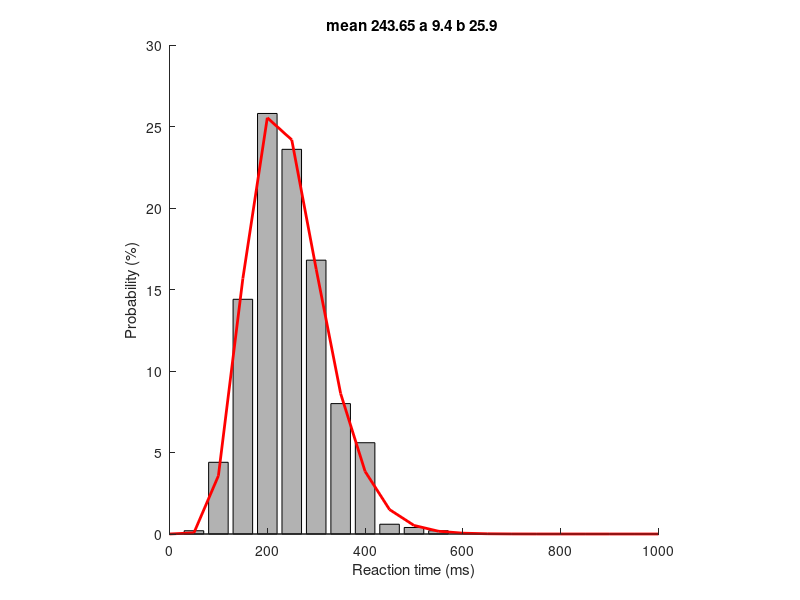
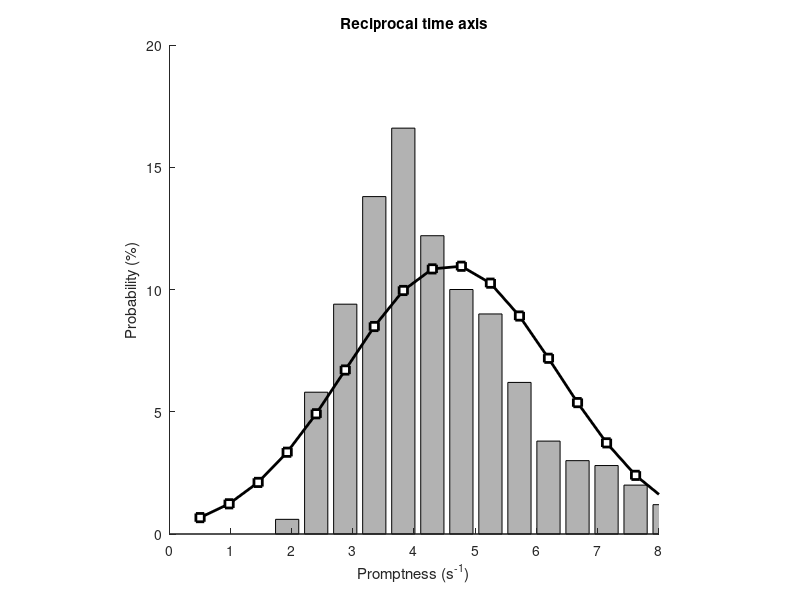

Recreate these plots in MATLAB, in order.
% testsim_gamma_dist_RT
% Concerning reaction times
% The mean of the gamma distribution with parameters a (shape) and b (scale) is "ab". The variance is ab^2.
% http://en.wikipedia.org/wiki/Gamma_distribution

mu = 250; % mean RT ms
sd = 50; % ms
bins =  0:50:1000; % reaction time bins (ms)

% rt = normrnd(mu,sd,[500,1]); % normal
% rt =  gamrnd(30,8.33,[500,1]);
% rt =  gamrnd(8.33,30,[500,1]);
% rt =  gamrnd(5,50,[500,1]);
rt =  gamrnd(10,25,[500,1]);
% rt =  100 + gamrnd(4,250/4,[500,1]);

% http://www.neural-code.com/index.php/tutorials/action/reaction-time/83-reciprobit-distribution
% load('testsim_panda_reactiontime_for_testsim_gamma_dist_RT.mat'); % load the reaction time data into Matlab workspace
% rt = RT.easy; % let's take the reaction times (ms) for the "easy" task

[params,ci] = gamfit(rt);

figure(1)
[N,bins] = hist(rt,bins);
N       = 100*N./sum(N);
h       = bar(bins,N); hold on ; 
set(h,'FaceColor',[.7 .7 .7]);
box off; axis square;
xlabel('Reaction time (ms)'); % and setting labels is essential for anyone to understand graphs!
ylabel('Probability (%)');

% x    = linspace(min(rt),max(rt),length(bins));
x    = linspace(bins(1),bins(end),length(bins));
y = gampdf(x,params(1),params(2));
% y  = normpdf(x,mu,sd);
y       = y./sum(y)*100;

plot(x,y,'r','LineWidth',2);
title(sprintf('mean %.2f a %.1f b %.1f ',params(1)*params(2),params(1),params(2))); 
xlim([0 1000]);




% check if gamma distribution RTs are compatible with LATER model
% http://www.neural-code.com/index.php/tutorials/action/reaction-time/83-reciprobit-distribution

%% Inverse reaction time
rtinv   = 1./rt; % inverse reaction time / promptness (ms-1)

n_bins           = numel(bins); % number of bins in reaction time plot
xi               = linspace(1/2000,1/100,n_bins); % promptness bins
Ni               = hist(rtinv,xi);
Ni               = 100*Ni./sum(Ni);
figure(2)
h = bar(xi*1000,Ni); % in s
hold on
set(h,'FaceColor',[.7 .7 .7]);
box off; axis square;
xlabel('Promptness (s^{-1})');
ylabel('Probability (%)');
title('Reciprocal time axis');
set(gca,'YTick',0:5:100,'XTick',0:1:8);
xlim([0 8]);

% Does this look like a Gaussian?
% Let's plot a Gaussian curve with mean and standard deviation from the
% promptness data
mui      = mean(rtinv);
sdi      = std(rtinv);
yi       = normpdf(xi,mui,sdi);
yi       = yi./sum(yi)*100;
plot(xi*1000,yi,'ks-','LineWidth',2,'MarkerFaceColor','w');


% And test it with a one-sample kolmogorov-smirnov test
% Since this test compares with the normal distribution, we have to
% normalize the data, which we can do with zscore, which is the same as:
% z = (x-mean(x))/std(x)
[h,p]   = kstest(zscore(rt)); % for reaction time
if h
        str             = ['The null hypothesis that the reaction time distribution is Gaussian distributed is rejected, with P = ' num2str(p)];
else
        str             = ['The null hypothesis that the reaction time distribution is Gaussian distributed is NOT rejected, with P = ' num2str(p)];
end
disp(str); % display the results in command window
[h,p]   = kstest(zscore(rtinv)); % for inverse reaction time
if h
        str             = ['The null hypothesis that the inverse reaction time distribution is Gaussian distributed is rejected, with P = ' num2str(p)];
else
        str             = ['The null hypothesis that the inverse reaction time distribution is Gaussian distributed is NOT rejected, with P = ' num2str(p)];
end
disp(str); % display the results in command window
